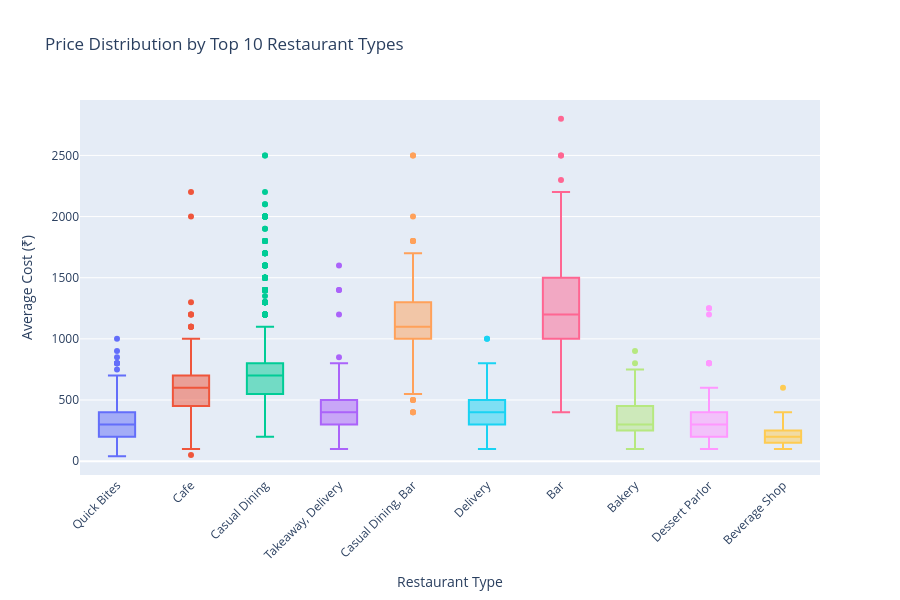

The notebook cell saved with this chart:
### Code cell
# 2. Price Distribution by Restaurant Type (Top 10)
top_types = df['restaurant_type'].value_counts().head(10).index
df_top = df[df['restaurant_type'].isin(top_types)]

fig = px.box(
    df_top,
    x='restaurant_type',
    y='avg_cost',
    color='restaurant_type',
    title='Price Distribution by Top 10 Restaurant Types',
    labels={'restaurant_type': 'Restaurant Type', 'avg_cost': 'Average Cost (₹)'},
    points='outliers'
)

fig.update_layout(height=600, xaxis_tickangle=-45, showlegend=False)
fig.show()

print("\nPrice Statistics by Restaurant Type (Top 10):")
price_stats = df_top.groupby('restaurant_type')['avg_cost'].agg(['mean', 'median', 'min', 'max']).round(0)
print(price_stats.sort_values('mean', ascending=False))

### Figure 1 — Plotly figure (JSON) as saved in the notebook; plotly's stock layout.template omitted (floating-point values rounded to 4 significant figures; data arrays with more than 128 entries replaced by an {"elided": "..."} marker saying what was removed)
{"data": [{"alignmentgroup": "True", "boxpoints": "outliers", "hovertemplate": "Restaurant Type=%{x}<br>Average Cost (₹)=%{y}<extra></extra>", "legendgroup": "Quick Bites", "marker": {"color": "#636efa"}, "name": "Quick Bites", "notched": false, "offsetgroup": "Quick Bites", "orientation": "v", "showlegend": true, "type": "box", "x": {"elided": "2840 str values"}, "x0": " ", "xaxis": "x", "y": {"elided": "2840 int values"}, "y0": " ", "yaxis": "y"}, {"alignmentgroup": "True", "boxpoints": "outliers", "hovertemplate": "Restaurant Type=%{x}<br>Average Cost (₹)=%{y}<extra></extra>", "legendgroup": "Cafe", "marker": {"color": "#EF553B"}, "name": "Cafe", "notched": false, "offsetgroup": "Cafe", "orientation": "v", "showlegend": true, "type": "box", "x": {"elided": "403 str values"}, "x0": " ", "xaxis": "x", "y": {"elided": "403 int values"}, "y0": " ", "yaxis": "y"}, {"alignmentgroup": "True", "boxpoints": "outliers", "hovertemplate": "Restaurant Type=%{x}<br>Average Cost (₹)=%{y}<extra></extra>", "legendgroup": "Casual Dining", "marker": {"color": "#00cc96"}, "name": "Casual Dining", "notched": false, "offsetgroup": "Casual Dining", "orientation": "v", "showlegend": true, "type": "box", "x": {"elided": "1634 str values"}, "x0": " ", "xaxis": "x", "y": {"elided": "1634 int values"}, "y0": " ", "yaxis": "y"}, {"alignmentgroup": "True", "boxpoints": "outliers", "hovertemplate": "Restaurant Type=%{x}<br>Average Cost (₹)=%{y}<extra></extra>", "legendgroup": "Takeaway, Delivery", "marker": {"color": "#ab63fa"}, "name": "Takeaway, Delivery", "notched": false, "offsetgroup": "Takeaway, Delivery", "orientation": "v", "showlegend": true, "type": "box", "x": {"elided": "289 str values"}, "x0": " ", "xaxis": "x", "y": {"elided": "289 int values"}, "y0": " ", "yaxis": "y"}, {"alignmentgroup": "True", "boxpoints": "outliers", "hovertemplate": "Restaurant Type=%{x}<br>Average Cost (₹)=%{y}<extra></extra>", "legendgroup": "Casual Dining, Bar", "marker": {"color": "#FFA15A"}, "name": "Casual Dining, Bar", "notched": false, "offsetgroup": "Casual Dining, Bar", "orientation": "v", "showlegend": true, "type": "box", "x": ["Casual Dining, Bar", "Casual Dining, Bar", "Casual Dining, Bar", "Casual Dining, Bar", "Casual Dining, Bar", "Casual Dining, Bar", "Casual Dining, Bar", "Casual Dining, Bar", "Casual Dining, Bar", "Casual Dining, Bar", "Casual Dining, Bar", "Casual Dining, Bar", "Casual Dining, Bar", "Casual Dining, Bar", "Casual Dining, Bar", "Casual Dining, Bar", "Casual Dining, Bar", "Casual Dining, Bar", "Casual Dining, Bar", "Casual Dining, Bar", "Casual Dining, Bar", "Casual Dining, Bar", "Casual Dining, Bar", "Casual Dining, Bar", "Casual Dining, Bar", "Casual Dining, Bar", "Casual Dining, Bar", "Casual Dining, Bar", "Casual Dining, Bar", "Casual Dining, Bar", "Casual Dining, Bar", "Casual Dining, Bar", "Casual Dining, Bar", "Casual Dining, Bar", "Casual Dining, Bar", "Casual Dining, Bar", "Casual Dining, Bar", "Casual Dining, Bar", "Casual Dining, Bar", "Casual Dining, Bar", "Casual Dining, Bar", "Casual Dining, Bar", "Casual Dining, Bar", "Casual Dining, Bar", "Casual Dining, Bar", "Casual Dining, Bar", "Casual Dining, Bar", "Casual Dining, Bar", "Casual Dining, Bar", "Casual Dining, Bar", "Casual Dining, Bar", "Casual Dining, Bar", "Casual Dining, Bar", "Casual Dining, Bar", "Casual Dining, Bar", "Casual Dining, Bar", "Casual Dining, Bar", "Casual Dining, Bar", "Casual Dining, Bar", "Casual Dining, Bar", "Casual Dining, Bar", "Casual Dining, Bar", "Casual Dining, Bar", "Casual Dining, Bar", "Casual Dining, Bar", "Casual Dining, Bar", "Casual Dining, Bar", "Casual Dining, Bar", "Casual Dining, Bar", "Casual Dining, Bar", "Casual Dining, Bar", "Casual Dining, Bar", "Casual Dining, Bar", "Casual Dining, Bar", "Casual Dining, Bar", "Casual Dining, Bar", "Casual Dining, Bar", "Casual Dining, Bar", "Casual Dining, Bar", "Casual Dining, Bar", "Casual Dining, Bar", "Casual Dining, Bar", "Casual Dining, Bar", "Casual Dining, Bar", "Casual Dining, Bar", "Casual Dining, Bar", "Casual Dining, Bar", "Casual Dining, Bar", "Casual Dining, Bar", "Casual Dining, Bar", "Casual Dining, Bar", "Casual Dining, Bar", "Casual Dining, Bar", "Casual Dining, Bar", "Casual Dining, Bar", "Casual Dining, Bar", "Casual Dining, Bar", "Casual Dining, Bar", "Casual Dining, Bar", "Casual Dining, Bar", "Casual Dining, Bar", "Casual Dining, Bar", "Casual Dining, Bar", "Casual Dining, Bar", "Casual Dining, Bar", "Casual Dining, Bar", "Casual Dining, Bar", "Casual Dining, Bar", "Casual Dining, Bar", "Casual Dining, Bar", "Casual Dining, Bar", "Casual Dining, Bar", "Casual Dining, Bar", "Casual Dining, Bar", "Casual Dining, Bar", "Casual Dining, Bar", "Casual Dining, Bar", "Casual Dining, Bar", "Casual Dining, Bar", "Casual Dining, Bar", "Casual Dining, Bar", "Casual Dining, Bar", "Casual Dining, Bar"], "x0": " ", "xaxis": "x", "y": [2500, 1400, 1000, 1100, 1000, 800, 600, 400, 2000, 1500, 500, 1800, 1000, 1100, 1500, 1600, 1100, 1100, 1000, 1500, 1500, 1000, 1100, 800, 1200, 400, 1000, 1500, 1100, 1200, 1300, 1100, 1100, 1000, 700, 400, 950, 1200, 1200, 1500, 1000, 1200, 1500, 1800, 1100, 1200, 2500, 1400, 1200, 1250, 1000, 550, 1000, 1000, 1100, 1100, 1000, 700, 1200, 1800, 900, 1200, 1400, 500, 600, 1200, 600, 1200, 1000, 550, 1200, 1200, 1000, 1000, 1700, 1200, 1200, 1300, 800, 800, 1200, 1800, 1400, 800, 1100, 700, 600, 1200, 1500, 1100, 1500, 800, 1000, 900, 1000, 1000, 1200, 1400, 1100, 1200, 1500, 800, 1200, 1400, 1200, 1000, 700, 1700, 1300, 1000, 1400, 1500, 1300, 1000, 1300, 1200, 1000, 500, 800, 750, 800, 1500, 1200], "y0": " ", "yaxis": "y"}, {"alignmentgroup": "True", "boxpoints": "outliers", "hovertemplate": "Restaurant Type=%{x}<br>Average Cost (₹)=%{y}<extra></extra>", "legendgroup": "Delivery", "marker": {"color": "#19d3f3"}, "name": "Delivery", "notched": false, "offsetgroup": "Delivery", "orientation": "v", "showlegend": true, "type": "box", "x": {"elided": "358 str values"}, "x0": " ", "xaxis": "x", "y": {"elided": "358 int values"}, "y0": " ", "yaxis": "y"}, {"alignmentgroup": "True", "boxpoints": "outliers", "hovertemplate": "Restaurant Type=%{x}<br>Average Cost (₹)=%{y}<extra></extra>", "legendgroup": "Bar", "marker": {"color": "#FF6692"}, "name": "Bar", "notched": false, "offsetgroup": "Bar", "orientation": "v", "showlegend": true, "type": "box", "x": ["Bar", "Bar", "Bar", "Bar", "Bar", "Bar", "Bar", "Bar", "Bar", "Bar", "Bar", "Bar", "Bar", "Bar", "Bar", "Bar", "Bar", "Bar", "Bar", "Bar", "Bar", "Bar", "Bar", "Bar", "Bar", "Bar", "Bar", "Bar", "Bar", "Bar", "Bar", "Bar", "Bar", "Bar", "Bar", "Bar", "Bar", "Bar", "Bar", "Bar", "Bar", "Bar", "Bar", "Bar", "Bar", "Bar", "Bar", "Bar", "Bar", "Bar", "Bar", "Bar", "Bar", "Bar", "Bar", "Bar", "Bar", "Bar", "Bar", "Bar", "Bar", "Bar", "Bar", "Bar", "Bar", "Bar", "Bar", "Bar", "Bar", "Bar", "Bar", "Bar", "Bar", "Bar", "Bar", "Bar", "Bar", "Bar", "Bar", "Bar", "Bar", "Bar"], "x0": " ", "xaxis": "x", "y": [1300, 1000, 600, 1300, 1200, 1200, 1300, 1300, 2200, 1500, 1600, 1400, 750, 1500, 1200, 1200, 1200, 2500, 1000, 1000, 1200, 800, 700, 2500, 900, 1500, 1200, 2000, 1000, 1000, 1000, 1800, 1000, 1000, 1800, 1700, 1500, 1000, 1800, 2000, 1000, 1300, 2000, 700, 1000, 2000, 1000, 1500, 1000, 1200, 700, 1450, 800, 1100, 2300, 1400, 1300, 1400, 800, 1200, 600, 1500, 800, 1000, 1200, 1000, 900, 800, 1200, 1000, 400, 2200, 1000, 1200, 1200, 2800, 800, 1200, 1100, 1400, 1200, 1500], "y0": " ", "yaxis": "y"}, {"alignmentgroup": "True", "boxpoints": "outliers", "hovertemplate": "Restaurant Type=%{x}<br>Average Cost (₹)=%{y}<extra></extra>", "legendgroup": "Bakery", "marker": {"color": "#B6E880"}, "name": "Bakery", "notched": false, "offsetgroup": "Bakery", "orientation": "v", "showlegend": true, "type": "box", "x": {"elided": "154 str values"}, "x0": " ", "xaxis": "x", "y": {"elided": "154 int values"}, "y0": " ", "yaxis": "y"}, {"alignmentgroup": "True", "boxpoints": "outliers", "hovertemplate": "Restaurant Type=%{x}<br>Average Cost (₹)=%{y}<extra></extra>", "legendgroup": "Dessert Parlor", "marker": {"color": "#FF97FF"}, "name": "Dessert Parlor", "notched": false, "offsetgroup": "Dessert Parlor", "orientation": "v", "showlegend": true, "type": "box", "x": {"elided": "217 str values"}, "x0": " ", "xaxis": "x", "y": {"elided": "217 int values"}, "y0": " ", "yaxis": "y"}, {"alignmentgroup": "True", "boxpoints": "outliers", "hovertemplate": "Restaurant Type=%{x}<br>Average Cost (₹)=%{y}<extra></extra>", "legendgroup": "Beverage Shop", "marker": {"color": "#FECB52"}, "name": "Beverage Shop", "notched": false, "offsetgroup": "Beverage Shop", "orientation": "v", "showlegend": true, "type": "box", "x": ["Beverage Shop", "Beverage Shop", "Beverage Shop", "Beverage Shop", "Beverage Shop", "Beverage Shop", "Beverage Shop", "Beverage Shop", "Beverage Shop", "Beverage Shop", "Beverage Shop", "Beverage Shop", "Beverage Shop", "Beverage Shop", "Beverage Shop", "Beverage Shop", "Beverage Shop", "Beverage Shop", "Beverage Shop", "Beverage Shop", "Beverage Shop", "Beverage Shop", "Beverage Shop", "Beverage Shop", "Beverage Shop", "Beverage Shop", "Beverage Shop", "Beverage Shop", "Beverage Shop", "Beverage Shop", "Beverage Shop", "Beverage Shop", "Beverage Shop", "Beverage Shop", "Beverage Shop", "Beverage Shop", "Beverage Shop", "Beverage Shop", "Beverage Shop", "Beverage Shop", "Beverage Shop", "Beverage Shop", "Beverage Shop", "Beverage Shop", "Beverage Shop", "Beverage Shop", "Beverage Shop", "Beverage Shop", "Beverage Shop", "Beverage Shop", "Beverage Shop", "Beverage Shop", "Beverage Shop", "Beverage Shop", "Beverage Shop", "Beverage Shop", "Beverage Shop", "Beverage Shop", "Beverage Shop", "Beverage Shop", "Beverage Shop", "Beverage Shop", "Beverage Shop", "Beverage Shop", "Beverage Shop", "Beverage Shop", "Beverage Shop", "Beverage Shop", "Beverage Shop", "Beverage Shop", "Beverage Shop", "Beverage Shop", "Beverage Shop", "Beverage Shop", "Beverage Shop", "Beverage Shop", "Beverage Shop", "Beverage Shop", "Beverage Shop", "Beverage Shop", "Beverage Shop", "Beverage Shop", "Beverage Shop", "Beverage Shop", "Beverage Shop", "Beverage Shop", "Beverage Shop", "Beverage Shop", "Beverage Shop", "Beverage Shop", "Beverage Shop", "Beverage Shop", "Beverage Shop", "Beverage Shop", "Beverage Shop", "Beverage Shop", "Beverage Shop", "Beverage Shop", "Beverage Shop", "Beverage Shop", "Beverage Shop", "Beverage Shop", "Beverage Shop", "Beverage Shop", "Beverage Shop", "Beverage Shop", "Beverage Shop", "Beverage Shop", "Beverage Shop", "Beverage Shop", "Beverage Shop", "Beverage Shop", "Beverage Shop", "Beverage Shop", "Beverage Shop", "Beverage Shop", "Beverage Shop", "Beverage Shop"], "x0": " ", "xaxis": "x", "y": [200, 200, 200, 100, 200, 200, 300, 150, 300, 400, 100, 200, 300, 200, 100, 100, 250, 150, 200, 150, 150, 150, 250, 300, 250, 300, 200, 150, 200, 250, 150, 150, 250, 400, 150, 200, 200, 200, 250, 100, 100, 150, 100, 150, 200, 150, 150, 300, 250, 400, 200, 100, 250, 250, 100, 200, 150, 150, 200, 200, 150, 150, 150, 200, 150, 250, 200, 200, 200, 300, 300, 300, 100, 200, 200, 200, 200, 150, 400, 200, 150, 150, 150, 250, 250, 600, 200, 200, 200, 300, 300, 200, 100, 300, 300, 300, 100, 200, 100, 100, 150, 100, 100, 200, 100, 100, 150, 150, 200, 300, 100, 300, 200, 400, 400, 350, 250, 150], "y0": " ", "yaxis": "y"}], "layout": {"boxmode": "overlay", "height": 600, "legend": {"title": {"text": "Restaurant Type"}, "tracegroupgap": 0}, "showlegend": false, "title": {"text": "Price Distribution by Top 10 Restaurant Types"}, "xaxis": {"anchor": "y", "categoryarray": ["Quick Bites", "Cafe", "Casual Dining", "Takeaway, Delivery", "Casual Dining, Bar", "Delivery", "Bar", "Bakery", "Dessert Parlor", "Beverage Shop"], "categoryorder": "array", "domain": [0, 1], "tickangle": -45, "title": {"text": "Restaurant Type"}}, "yaxis": {"anchor": "x", "domain": [0, 1], "title": {"text": "Average Cost (₹)"}}}}
